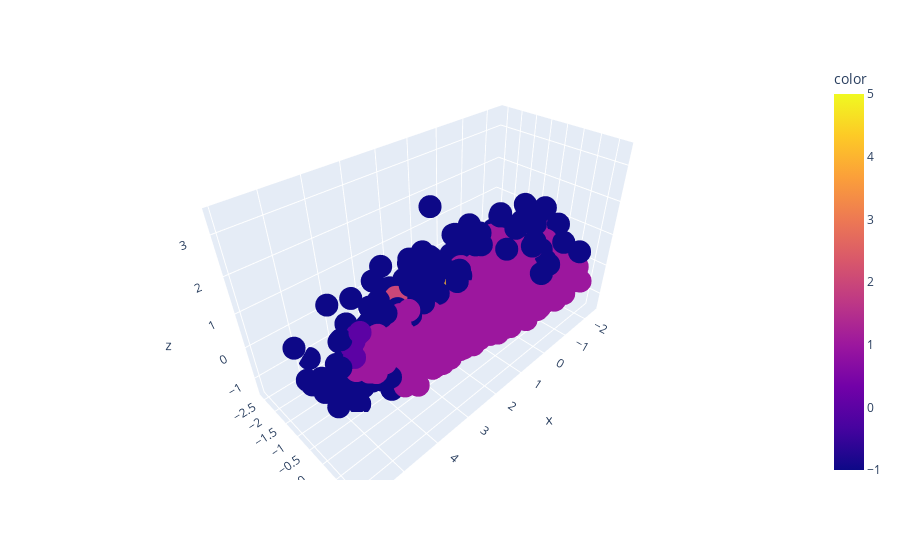

Notebook source saved alongside this figure:
### Code cell
# DBSCAN clustering using best parameters from grid search above
dbscan = DBSCAN(eps=best_eps, min_samples=best_min_samples)
y_dbscan = dbscan.fit_predict(X_reduced)

print("DBSCAN cluster counts:")
print(pd.Series(y_dbscan).value_counts().sort_index())

# 3D plot
fig = px.scatter_3d(x=X_reduced[:, 0], y=X_reduced[:, 1], z=X_reduced[:, 2], color=y_dbscan)
fig.show()

### Figure 1 — Plotly figure (JSON) as saved in the notebook; plotly's stock layout.template omitted (floating-point values rounded to 4 significant figures; data arrays with more than 128 entries replaced by an {"elided": "..."} marker saying what was removed)
{"data": [{"hovertemplate": "x=%{x}<br>y=%{y}<br>z=%{z}<br>color=%{marker.color}<extra></extra>", "legendgroup": "", "marker": {"color": {"elided": "4253 int values"}, "coloraxis": "coloraxis", "symbol": "circle"}, "mode": "markers", "name": "", "scene": "scene", "showlegend": false, "type": "scatter3d", "x": {"elided": "4253 float values"}, "y": {"elided": "4253 float values"}, "z": {"elided": "4253 float values"}}], "layout": {"coloraxis": {"colorbar": {"title": {"text": "color"}}, "colorscale": [[0, "#0d0887"], [0.1111, "#46039f"], [0.2222, "#7201a8"], [0.3333, "#9c179e"], [0.4444, "#bd3786"], [0.5556, "#d8576b"], [0.6667, "#ed7953"], [0.7778, "#fb9f3a"], [0.8889, "#fdca26"], [1, "#f0f921"]]}, "legend": {"tracegroupgap": 0}, "margin": {"t": 60}, "scene": {"domain": {"x": [0, 1], "y": [0, 1]}, "xaxis": {"title": {"text": "x"}}, "yaxis": {"title": {"text": "y"}}, "zaxis": {"title": {"text": "z"}}}}}
